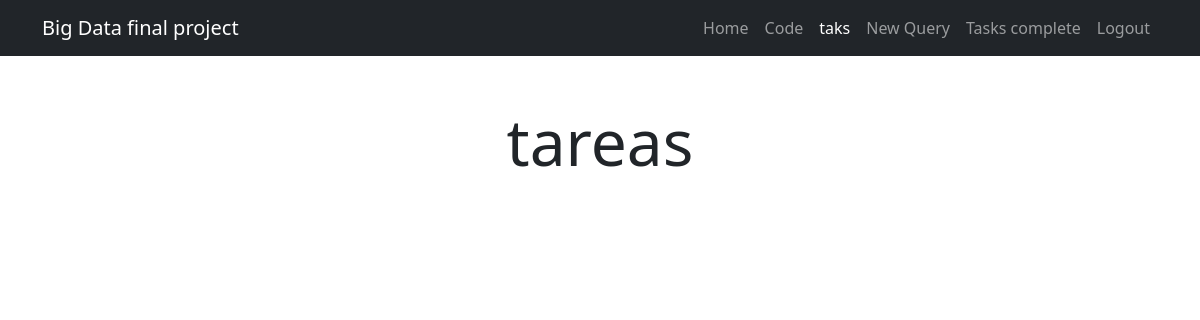
Before: /tasks_complete/ (signed in) with the older database file.
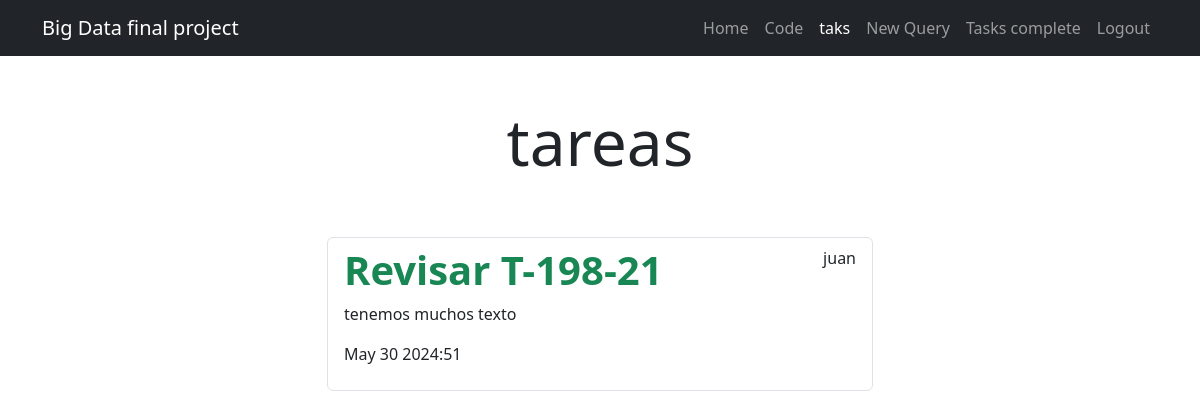
After: the same page with the newer database file.
### tasks/models.py (models this page shows, shortened)
class Task(models.Model):
    title = models.CharField(max_length=100)
    description = models.TextField(blank=True)
    created = models.DateTimeField(auto_now_add=True)
    datacompleted = models.DateTimeField(null=True,blank=True)
    important = models.BooleanField(default=False)
    user = models.ForeignKey(User, on_delete=models.CASCADE)

### tasks/views.py (the view)
# urls.py: path('tasks_complete/', views.tasks_complete ,name='tasks_completed'),
@login_required
def tasks_complete(request):
    tasks = Task.objects.filter(user=request.user, datacompleted__isnull=False).order_by('-datacompleted')
    return render(request, 'tasks.html', {'tasks': tasks})

### tasks/templates/tasks.html
{% extends 'base.html' %}
{% block content %}
<main class="container">
    <div class="row">
        <div class="col-md-6 offset-md-3">
            <h1 class="text-center display-3 py-5">tareas</h1>
            <ul class="list-group">
                {% for task in tasks %}
                    <a  class="list-group-item" href="{% url 'task_detail' task.id %}">
                        <header class="d-flex justify-content-between">
                            {% if task.important %}
                                <h1 class="fw-bold text-success"> {{task.title}} </h1>
                            {% else %}
                                <h1 class="fw-bold">{{task.title}}</h1>
                            {% endif %}
                            <p>{{task.user.username}}</p>
                        </header>
                        <p>{{task.description}}</p>
                        <p>{{task.datacompleted | date:'M j Y:i'}}</p>
                    </a>
                {% endfor %}
            </ul>
        </div>
    </div>
</main>
{% endblock %}

Changed rows visible on the page:
added Task: title "Revisar T-198-21", user.username "juan", description "tenemos muchos texto", datacompleted "May 30 2024:51"
